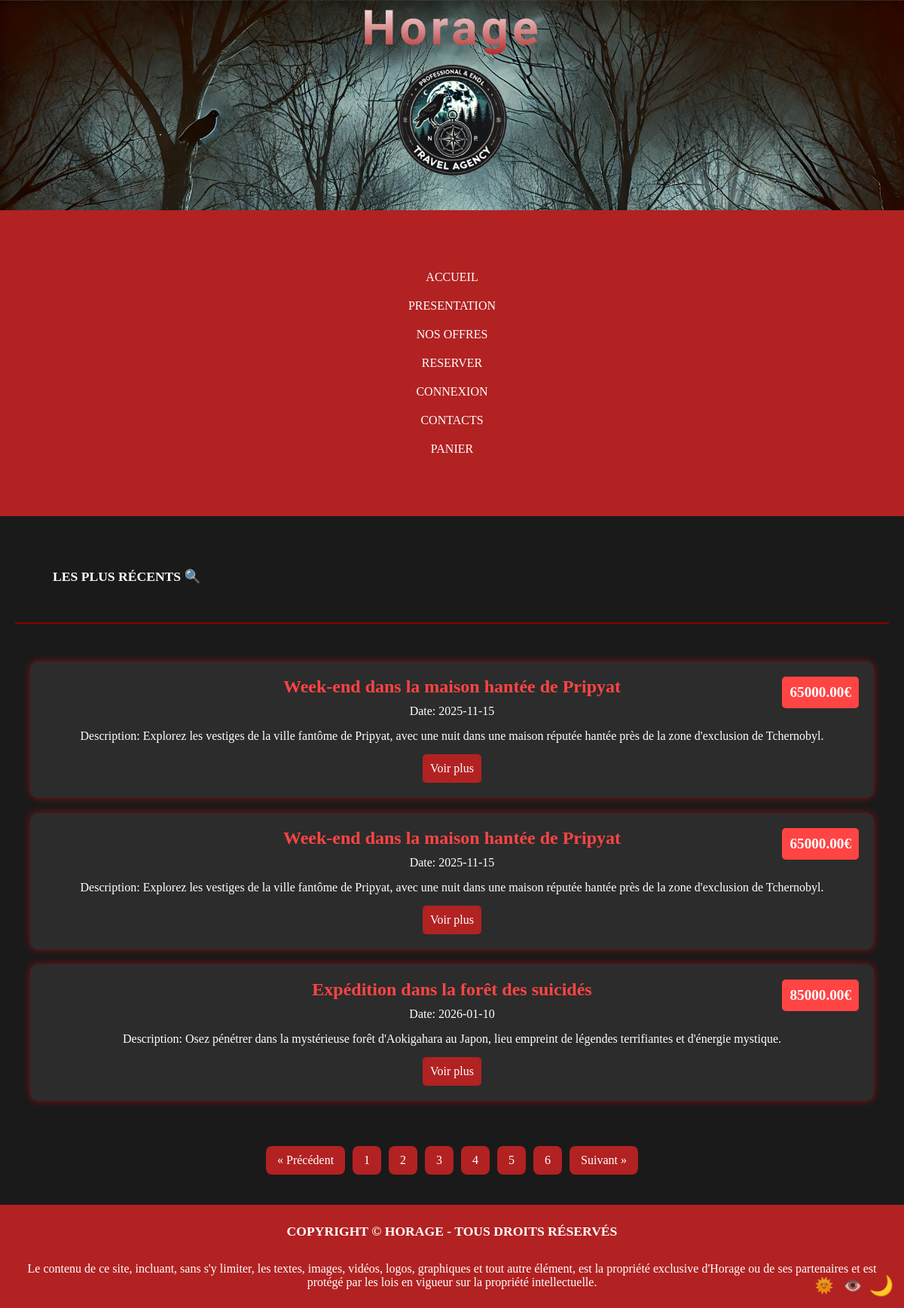
The page /Reserve.php?page=2 on the database its author committed.
### tables this page shows
CREATE TABLE `voyages` (
  `IdVoyage` int(11) NOT NULL,
  `Titre` varchar(100) NOT NULL,
  `Description` text NOT NULL,
  `DateDebut` date NOT NULL,
  `DateFin` date NOT NULL,
  `PrixBase` decimal(10,2) NOT NULL,
  `PlacesDispo` int(11) NOT NULL
);

### Reserve.php (the view, shortened to what this page needs)
<?php
$dsn = 'mysql:host=localhost;dbname=ma_bdd;charset=utf8';
$user = 'root';
$password = '';
try {
    $pdo = new PDO($dsn, $user, $password);
} catch (PDOException $e) {
    die("Erreur de connexion : " . $e->getMessage());
}
$stmt = $pdo->prepare("SELECT * FROM voyages");
$stmt->execute();
$voyages = $stmt->fetchAll(PDO::FETCH_ASSOC);
usort($voyages, function ($a, $b) {
    return strtotime($a['DateDebut']) - strtotime($b['DateDebut']);
});
$voyages_par_page = 3;
$page_actuelle = isset($_GET['page']) ? (int) $_GET['page'] : 1;
$offset = ($page_actuelle - 1) * $voyages_par_page;
$voyages_a_afficher = array_slice($voyages, $offset, $voyages_par_page);
$nombre_total_pages = ceil(count($voyages) / $voyages_par_page);
?>
<!DOCTYPE html>
<html lang="fr">
<head>
    <link rel="stylesheet" href="CSS/voyage.css?v=<?php echo time(); ?>">
    <link rel="stylesheet" href="css/main.css">
</head>
<body>
<header>
                <div class="header_1">
                    <h1>Horage</h1>
                    <img src="img_horage/logo-Photoroom.png" alt="logo de Horage" width="200px">
                </div>
                <div class="nav">
                    <ul>
                        <li>
                            <a href="accueil.php" class="a1">Accueil</a>
                        </li>
                        <li>
                            <a href="presentation.php" class="a1">Presentation</a>
                        </li>
                        <li>
                            <a href="Reserve.php" class="a1">Nos offres</a>
                        </li>
                        <li>
                            <a href="Recherche.php" class="a1">reserver</a>
                        </li>
                        <?php
                        $pageProfil = 'login.php';
                        ?>
                        <li><a href="<?= $pageProfil ?>" class="a1"><?= isset($_SESSION['user']) ? 'Profil' : 'Connexion' ?></a></li>
                        <li>
                            <a href="contact.php" class="a1">contacts</a>
                        </li>
                        <li><a href="panier.php" class="a1">Panier</a></li>
                    </ul>
                </div>
        </header>
    <main>
        <h2 class="tv">Les plus récents 🔍</h2>
        <div class="travels">
            <?php if (!empty($voyages_a_afficher)) : ?>
                <?php foreach ($voyages_a_afficher as $voyage) : ?>
                    <div class="travel-card">
                        <div class="price"><?= htmlspecialchars($voyage['PrixBase']) ?>€</div>
                        <h3><?= htmlspecialchars($voyage['Titre']) ?></h3>
                        <p>Date: <?= htmlspecialchars($voyage['DateDebut']) ?></p>
                        <p>Description: <?= htmlspecialchars($voyage['Description']) ?></p>
                        <a href="voyages_details.php?id=<?= urlencode($voyage['IdVoyage']) ?>" class="btn">Voir plus</a>
                    </div>
                <?php endforeach; ?>
            <?php else : ?>
                <p>Aucun voyage disponible.</p>
            <?php endif; ?>
        </div>
        <?php if ($nombre_total_pages > 1): ?>
        <div class="pagination">
            <?php if ($page_actuelle > 1): ?>
                <a class="pagination-btn" href="?page=<?= $page_actuelle - 1 ?>">&laquo; Précédent</a>
            <?php endif; ?>
            <?php for ($i = 1; $i <= $nombre_total_pages; $i++) : ?>
                <a class="pagination-btn" href="?page=<?= $i ?>" class="<?= ($i == $page_actuelle) ? 'active' : '' ?>"><?= $i ?></a>
            <?php endfor; ?>
            <?php if ($page_actuelle < $nombre_total_pages): ?>
                <a class="pagination-btn" href="?page=<?= $page_actuelle + 1 ?>">Suivant &raquo;</a>
            <?php endif; ?>
        </div>
        <?php endif; ?>
    </main>
    <footer>
        <h2>Copyright © Horage - Tous droits réservés</h2>
        <p>Le contenu de ce site, incluant, sans s'y limiter, les textes, images, vidéos, logos, graphiques et tout autre élément, est la propriété exclusive d'Horage ou de ses partenaires et est protégé par les lois en vigueur sur la propriété intellectuelle.</p>
    </footer>
</body>
</html>

### CSS/voyage.css (style rules this page uses)
.travels { display: grid; grid-template-columns: 1fr; gap: 20px; padding: 20px; width: 100%; }
.travel-card { background-color: var(--color-background-profile); color: var(--color-white); padding: 20px; border-radius: 10px; box-shadow: 0px 0px 10px rgba(255, 0, 0, 0.5); text-align: center; transition: transform 0.3s ease; width: 100%; max-width: 100%; box-sizing: border-box; position: relative; }
.travel-card h3 { color: var(--color-nav-light); font-size: 1.5rem; margin-bottom: 10px; }
.travel-card p { font-size: 1rem; margin-bottom: 15px; }
.travel-card .btn { display: inline-block; background-color: var(--color-nav); color: var(--color-rod); padding: 10px; text-decoration: none; border-radius: 5px; transition: 0.3s; }
.price { position: absolute; top: 20px; right: 20px; background-color: var(--color-nav-light); color: var(--color-rod); padding: 10px; border-radius: 5px; font-size: 1.2rem; font-weight: bold; }
h2.tv { text-align: left; border-bottom: 2px solid #8B0000; padding: 50px; }
.pagination { display: flex; justify-content: center; gap: 10px; margin: 30px auto; padding: 10px; flex-wrap: wrap; }
.pagination-btn { background-color: var(--color-nav); color: var(--color-rod); padding: 10px 15px; border-radius: 8px; text-decoration: none; font-size: 1rem; transition: background-color 0.3s, transform 0.2s; }

### CSS/main.css (style rules this page uses)
* { margin: 0; padding: 0; box-sizing: border-box; }
html, body { width: 100%; height: 100%; text-align: center; background-color: var(--color-background); color: var(--color-white); }
header { background-image: url("../img_horage/fond-header.webp"); background-size: cover; }
h1 { font-family: 'Creepster', cursive; letter-spacing: 5px; font-size: 8rem; background: linear-gradient(to top, var(--color-nav), var(--color-white)); -webkit-background-clip: text; color: transparent; }
ul { text-transform: uppercase; list-style-type: none; display: flex; justify-content: center; gap: 120px; margin: 50px; }
.nav { background-color: var(--color-nav) !important; padding: 10px; }
a { text-decoration: none; color: var(--color-rod); font-size: 1.0rem; }
footer { background-color: var(--color-nav); padding: 25px; color: var(--color-rod); }
h2 { margin-bottom: 30px; text-transform: uppercase; font-size: 1.1rem; }
main { margin: 100px; }
@media screen and (max-width: 1300px) { h1 { font-size: 4rem; } }
@media screen and (max-width: 1300px) { .header_1 { flex-direction: column; text-align: center; } }
@media screen and (max-width: 1300px) { ul { flex-direction: column; align-items: center; gap: 20px; padding: 20px; } }
@media screen and (max-width: 1300px) { main { margin: 20px; } }

### CSS/root.css (style rules this page uses)
:root { --color-border : #444; --color-rod: #ffffff; --color-nav: #B22222; --color-search-button: #6b0710; --color-search-button-hover: rgb(44, 11, 11); --color-search-form-group: #771f1f; --color-background: #1A1A1A; --color-hover: #7a0a14; --color-travelbutton: #ffffff; --color-nav-light: #ff4444; --color-background-form: #353535; --color-background-profile: #2C2C2C; --color-border-dark: #8B0000; --color-redlight-root: #ff4444; --color-white: white; --color-orange: #ffa500; --color-blue: #007bff; --color-purple: #800080; --color-green:#33ff00; }

### rows shown on the page
voyages: PrixBase "65000.00", Titre "Week-end dans la maison hantée de Pripyat", DateDebut "2025-11-15", Description "Explorez les vestiges de la ville fantôme de Pripyat, avec une nuit dans une maison réputée hantée près de la zone d'exclusion de Tchernobyl."
voyages: PrixBase "65000.00", Titre "Week-end dans la maison hantée de Pripyat", DateDebut "2025-11-15", Description "Explorez les vestiges de la ville fantôme de Pripyat, avec une nuit dans une maison réputée hantée près de la zone d'exclusion de Tchernobyl."
voyages: PrixBase "85000.00", Titre "Expédition dans la forêt des suicidés", DateDebut "2026-01-10", Description "Osez pénétrer dans la mystérieuse forêt d'Aokigahara au Japon, lieu empreint de légendes terrifiantes et d'énergie mystique."
